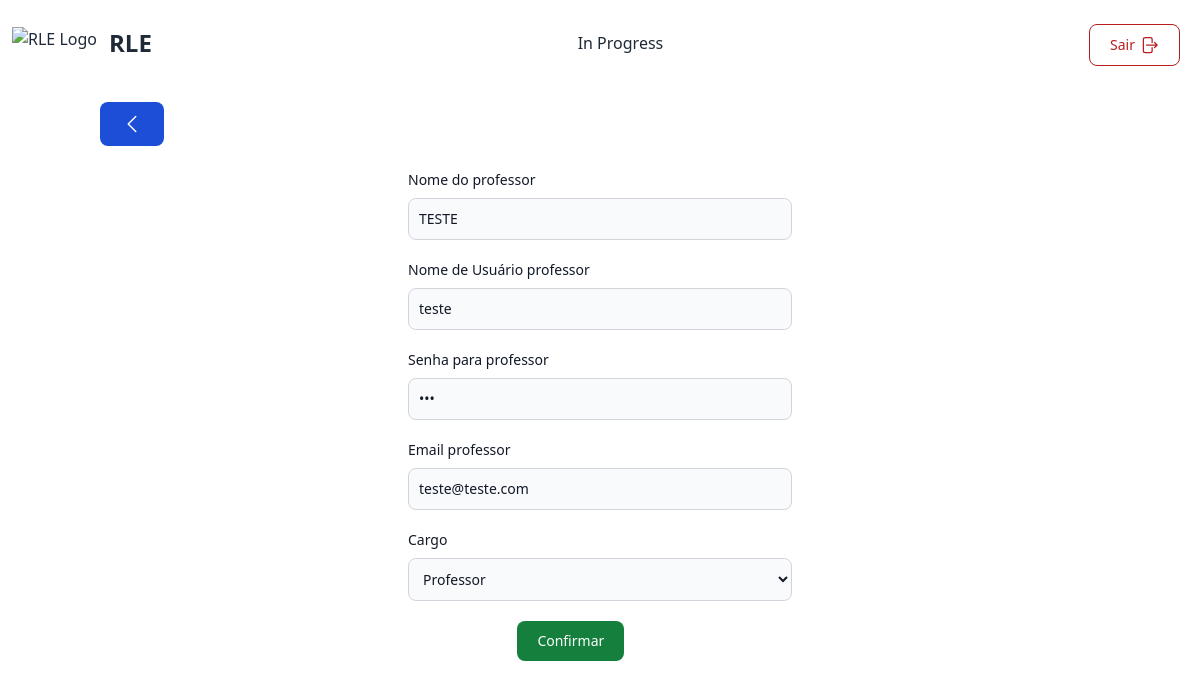
Page /ADM/Prof/formEditProf.php?prof=1 (signed in) on the committed database.
### tables this page shows
CREATE TABLE `professor` (
  `prof_cod` int(11) NOT NULL,
  `prof_nome` varchar(40) NOT NULL,
  `prof_user` varchar(30) NOT NULL,
  `prof_email` varchar(320) NOT NULL,
  `prof_senha` varchar(20) NOT NULL,
  `prof_cargo` varchar(10) NOT NULL,
  `prof_isActive` bit(1) NOT NULL,
  `reset_token_hash` varchar(64) DEFAULT NULL,
  `reset_token_expires_at` datetime DEFAULT NULL
);

### ADM/Prof/formEditProf.php (the view, shortened to what this page needs)
<?php
include_once ("../../navbar2.php");
include_once('../../button_back.php');
?>
<div class="">
    <?php if(!isset($_GET['prof'])) { ?>
    <h1 class="mb-4 text-3xl text-center mt-2 font-extrabold tracking-tight leading-none text-gray-900 md:text-3xl lg:text-4xl dark:text-white">Editar Professor</h1>
    <form class="max-w-sm mx-auto" action="formEditProf.php" method="GET">
        <div class="mb-5">
            <label for="prof" class="block mb-2 text-sm font-medium text-gray-900 dark:text-white">Professor</label>
            <select id="prof" name="prof" class="bg-gray-50 border border-gray-300 text-gray-900 text-sm rounded-lg focus:ring-blue-500 focus:border-blue-500 block w-full p-2.5 dark:bg-gray-700 dark:border-gray-600 dark:placeholder-gray-400 dark:text-white dark:focus:ring-blue-500 dark:focus:border-blue-500">
                <?php
                $slq = mysqli_query($conexao, "SELECT * FROM professor");
                while ($prof = mysqli_fetch_array($slq)) {
                    if ($prof['prof_isActive'] == true) { ?>
                        <option value="<?php echo $prof['prof_cod']; ?>"><?php echo $prof['prof_nome']; ?></option>
                        <?php }
                }
                ; ?>
            </select>
        </div>
        <button class="text-white bg-blue-700 hover:bg-blue-800 focus:ring-4 focus:outline-none focus:ring-blue-300 font-medium rounded-lg text-sm w-full sm:w-auto px-5 py-2.5 text-center dark:bg-blue-600 dark:hover:bg-blue-700 dark:focus:ring-blue-800">Selecionar</button>
    </form>
    <?php }else{?>
        <form class="max-w-sm mx-auto" method="POST">
        <div class="mb-5 mt-2">
                <?php
                $cod = $_GET['prof'];
                $slq = mysqli_query($conexao, 'SELECT * FROM professor WHERE prof_cod=' . $cod . '');
                $prof = mysqli_fetch_array($slq);
                ?>
                <label for="nome" class="block mb-2 text-sm font-medium text-gray-900 dark:text-white">Nome do professor</label>
                <input value="<?php echo $prof['prof_nome']; ?>" type="text" id="nome" name="nome" class="bg-gray-50 border border-gray-300 text-gray-900 text-sm rounded-lg focus:ring-blue-500 focus:border-blue-500 block w-full p-2.5 dark:bg-gray-700 dark:border-gray-600 dark:placeholder-gray-400 dark:text-white dark:focus:ring-blue-500 dark:focus:border-blue-500" placeholder="Nome" required />
            </div>
            <div class="mb-5">
                <label for="user" class="block mb-2 text-sm font-medium text-gray-900 dark:text-white">Nome de Usuário
                    professor</label>
                <input type="text" id="user" name="user"  value="<?php echo $prof['prof_user']; ?>"
                    class="bg-gray-50 border border-gray-300 text-gray-900 text-sm rounded-lg focus:ring-blue-500 focus:border-blue-500 block w-full p-2.5 dark:bg-gray-700 dark:border-gray-600 dark:placeholder-gray-400 dark:text-white dark:focus:ring-blue-500 dark:focus:border-blue-500"
                    placeholder="Nome usado para entrar no site" required />
            </div>
            <div class="mb-5">
                <label for="senha" class="block mb-2 text-sm font-medium text-gray-900 dark:text-white">Senha para professor</label>
                <input value="<?php echo $prof['prof_senha']; ?>" type="password" id="senha" name="senha" class="bg-gray-50 border border-gray-300 text-gray-900 text-sm rounded-lg focus:ring-blue-500 focus:border-blue-500 block w-full p-2.5 dark:bg-gray-700 dark:border-gray-600 dark:placeholder-gray-400 dark:text-white dark:focus:ring-blue-500 dark:focus:border-blue-500" required />
            </div>
            <div class="mb-5">
                <label for="email" class="block mb-2 text-sm font-medium text-gray-900 dark:text-white">Email professor</label>
                <input value="<?php echo $prof['prof_email']; ?>" type="email" id="email" name="email" class="bg-gray-50 border border-gray-300 text-gray-900 text-sm rounded-lg focus:ring-blue-500 focus:border-blue-500 block w-full p-2.5 dark:bg-gray-700 dark:border-gray-600 dark:placeholder-gray-400 dark:text-white dark:focus:ring-blue-500 dark:focus:border-blue-500" required />
            </div>
            <div class="mb-5">
            <label for="senha" class="block mb-2 text-sm font-medium text-gray-900 dark:text-white">Cargo</label>
            <select id="cargo" name="cargo" class="bg-gray-50 border border-gray-300 text-gray-900 text-sm rounded-lg focus:ring-blue-500 focus:border-blue-500 block w-full p-2.5 dark:bg-gray-700 dark:border-gray-600 dark:placeholder-gray-400 dark:text-white dark:focus:ring-blue-500 dark:focus:border-blue-500">
                <option value="prof">Professor</option>
            </select>
            </div>
            <div class="flex-row mb-5 sm:space-x-2">
                    <button href="pageControl.php" class="mb-2 text-white bg-danger-700 hover:bg-red-800 focus:ring-4 focus:outline-none focus:ring-red-300 font-medium rounded-lg text-sm w-full sm:w-auto px-5 py-2.5 text-center dark:bg-red-600 dark:hover:bg-red-700 dark:focus:ring-red-800">Cancelar</button>
                    <button type="submit" class="text-white bg-green-700 hover:bg-green-800 focus:ring-4 focus:outline-none focus:ring-green-300 font-medium rounded-lg text-sm w-full sm:w-auto px-5 py-2.5 text-center dark:bg-green-600 dark:hover:bg-green-700 dark:focus:ring-green-800">Confirmar</button>
            </div>
    <?php }
?>
</div>
</body>
</html>

### rows in the picture
professor: nome "TESTE", user "teste", email "teste@teste.com"
